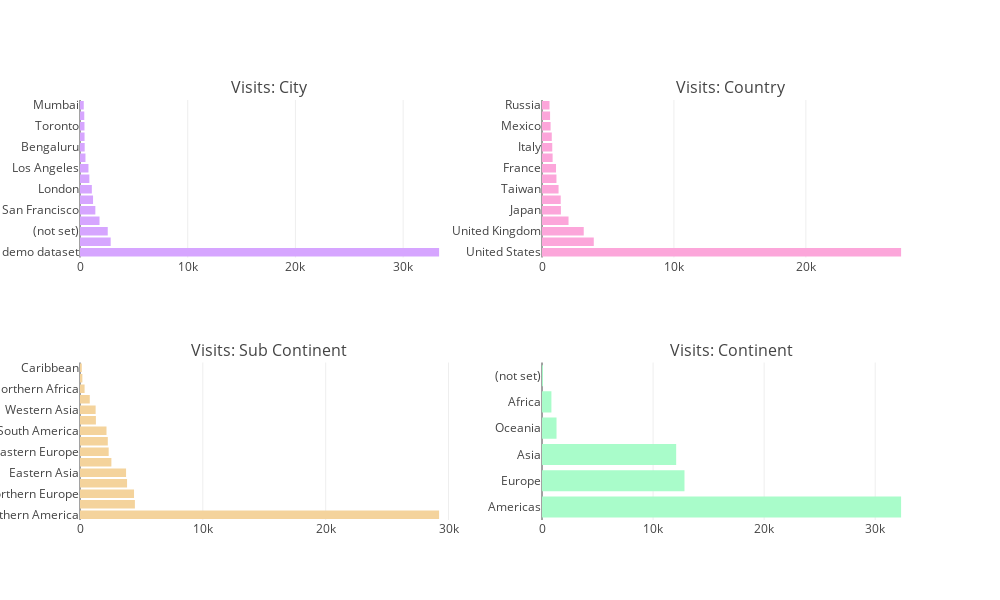
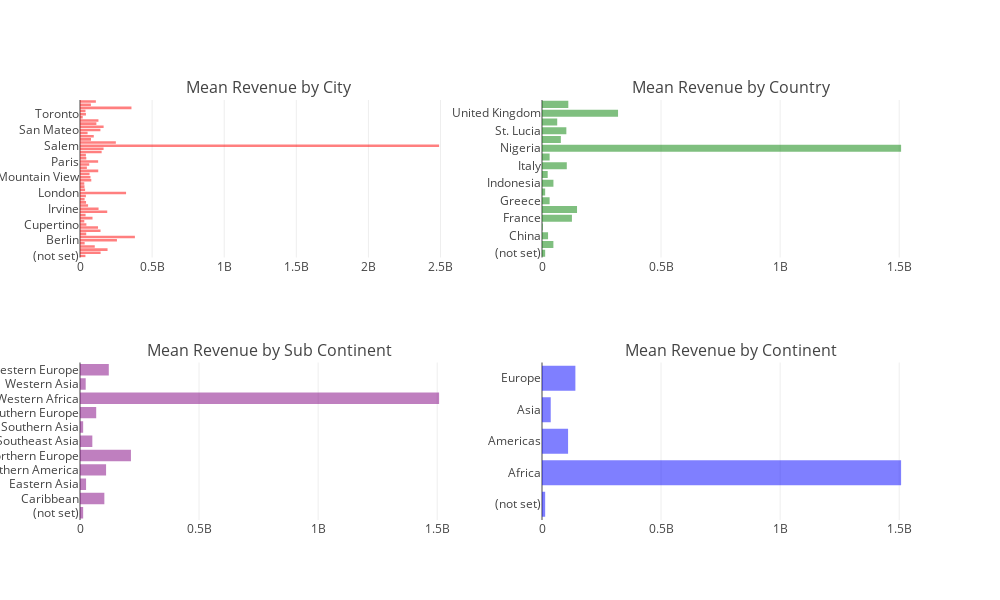

Notebook code cell kept with these figures, in order:
### Code cell
geo_cols = ["geoNetwork_city", "geoNetwork_country", "geoNetwork_subContinent", "geoNetwork_continent"]
colors = ["#d6a5ff", "#fca6da", "#f4d39c", "#a9fcca"]
traces = []
for i, col in enumerate(geo_cols):
    t = train[col].value_counts()
    traces.append(go.Bar(marker=dict(color=colors[i]),orientation="h", y = t.index[:15], x = t.values[:15]))

fig = tools.make_subplots(rows=2, cols=2, 
                          subplot_titles=["Visits: City", "Visits: Country","Visits: Sub Continent","Visits: Continent"]
                          , print_grid=False)
fig.append_trace(traces[0], 1, 1)
fig.append_trace(traces[1], 1, 2)
fig.append_trace(traces[2], 2, 1)
fig.append_trace(traces[3], 2, 2)

fig['layout'].update(height=600,width=1000, showlegend=False)
iplot(fig)

train["totals_transactionRevenue"] = train["totals_transactionRevenue"].astype('float')

fig = tools.make_subplots(rows=2, cols=2, subplot_titles=["Mean Revenue by City", "Mean Revenue by Country","Mean Revenue by Sub Continent","Mean Revenue by Continent"], print_grid=False)

colors = ["red", "green", "purple","blue"]
trs = []
for i, col in enumerate(geo_cols):
    tmp = train.groupby(col).agg({"totals_transactionRevenue": "mean"}).reset_index().rename(columns={"totals_transactionRevenue" : "Mean Revenue"})
    tmp = tmp.dropna()
    tr = go.Bar(x = tmp["Mean Revenue"], orientation="h", marker=dict(opacity=0.5, color=colors[i]), y = tmp[col])
    trs.append(tr)

fig.append_trace(trs[0], 1, 1)
fig.append_trace(trs[1], 1, 2)
fig.append_trace(trs[2], 2, 1)
fig.append_trace(trs[3], 2, 2)

fig['layout'].update(height=600,width=1000, showlegend=False)
iplot(fig)

### Figure 1 — Plotly figure (JSON) as saved in the notebook; plotly's stock layout.template omitted (floating-point values rounded to 4 significant figures)
{"data": [{"marker": {"color": "#d6a5ff"}, "orientation": "h", "type": "bar", "uid": "1883f486-b1f0-4e27-bd6b-f0ad2abd4af2", "x": [33336, 2848, 2575, 1812, 1424, 1211, 1099, 870, 784, 506, 435, 423, 415, 396, 348], "xaxis": "x", "y": ["not available in demo dataset", "Mountain View", "(not set)", "New York", "San Francisco", "Sunnyvale", "London", "San Jose", "Los Angeles", "Chicago", "Bengaluru", "Sydney", "Toronto", "Chennai", "Mumbai"], "yaxis": "y"}, {"marker": {"color": "#fca6da"}, "orientation": "h", "type": "bar", "uid": "275ce72b-bd69-474c-b407-75d5a277e985", "x": [27218, 3925, 3164, 2011, 1433, 1419, 1256, 1095, 1063, 805, 777, 741, 652, 613, 569], "xaxis": "x2", "y": ["United States", "India", "United Kingdom", "Canada", "Japan", "Germany", "Taiwan", "Australia", "France", "Brazil", "Italy", "Spain", "Mexico", "Netherlands", "Russia"], "yaxis": "y2"}, {"marker": {"color": "#f4d39c"}, "orientation": "h", "type": "bar", "uid": "b4bf94df-3b17-45c9-a136-6bf8f6da3fdb", "x": [29233, 4469, 4399, 3832, 3751, 2555, 2335, 2263, 2157, 1294, 1273, 796, 374, 193, 146], "xaxis": "x3", "y": ["Northern America", "Southern Asia", "Northern Europe", "Western Europe", "Eastern Asia", "Southeast Asia", "Eastern Europe", "Southern Europe", "South America", "Australasia", "Western Asia", "Central America", "Northern Africa", "Western Africa", "Caribbean"], "yaxis": "y3"}, {"marker": {"color": "#a9fcca"}, "orientation": "h", "type": "bar", "uid": "d9efdac0-12c4-4dff-b3e4-e3a0d9c3a052", "x": [32332, 12829, 12081, 1307, 847, 85], "xaxis": "x4", "y": ["Americas", "Europe", "Asia", "Oceania", "Africa", "(not set)"], "yaxis": "y4"}], "layout": {"annotations": [{"font": {"size": 16}, "showarrow": false, "text": "Visits: City", "x": 0.225, "xanchor": "center", "xref": "paper", "y": 1, "yanchor": "bottom", "yref": "paper"}, {"font": {"size": 16}, "showarrow": false, "text": "Visits: Country", "x": 0.775, "xanchor": "center", "xref": "paper", "y": 1, "yanchor": "bottom", "yref": "paper"}, {"font": {"size": 16}, "showarrow": false, "text": "Visits: Sub Continent", "x": 0.225, "xanchor": "center", "xref": "paper", "y": 0.375, "yanchor": "bottom", "yref": "paper"}, {"font": {"size": 16}, "showarrow": false, "text": "Visits: Continent", "x": 0.775, "xanchor": "center", "xref": "paper", "y": 0.375, "yanchor": "bottom", "yref": "paper"}], "height": 600, "showlegend": false, "width": 1000, "xaxis": {"anchor": "y", "domain": [0, 0.45]}, "xaxis2": {"anchor": "y2", "domain": [0.55, 1]}, "xaxis3": {"anchor": "y3", "domain": [0, 0.45]}, "xaxis4": {"anchor": "y4", "domain": [0.55, 1]}, "yaxis": {"anchor": "x", "domain": [0.625, 1]}, "yaxis2": {"anchor": "x2", "domain": [0.625, 1]}, "yaxis3": {"anchor": "x3", "domain": [0, 0.375]}, "yaxis4": {"anchor": "x4", "domain": [0, 0.375]}}}

### Figure 2 — Plotly figure (JSON) as saved in the notebook; plotly's stock layout.template omitted (floating-point values rounded to 4 significant figures)
{"data": [{"marker": {"color": "red", "opacity": 0.5}, "orientation": "h", "type": "bar", "uid": "8c0250b3-54e9-4ae0-a8f8-d53b1c4e5559", "x": [37560000.0, 142775625, 191000000.0, 102400000.0, 32280000, 256200000, 380700000.0, 43160000, 142380000, 125114000, 44290000, 29776000, 86803750, 38670000, 188800000.0, 128774000, 55980000, 41976000, 32000000, 40830000.0, 319365000, 35290000.0, 31030000, 29670000, 78270000, 72660000, 66050000, 126400000.0, 47800000, 63970000, 125700000, 43630000, 40950000, 150100000.0, 163430000, 2490000000, 248574000, 76260000.0, 95480000.0, 52630000.0, 141505000, 163700000.0, 113600000.0, 127800000.0, 18990000, 41220000.0, 37990000, 356790000, 75560000.0, 110000000.0], "xaxis": "x", "y": ["(not set)", "Ann Arbor", "Atlanta", "Austin", "Barcelona", "Berlin", "Boston", "Boulder", "Cambridge", "Chicago", "Cupertino", "Dallas", "Denver", "Fremont", "Houston", "Irvine", "Jakarta", "Kirkland", "Kuala Lumpur", "Lake Oswego", "London", "Los Angeles", "Milpitas", "Minneapolis", "Montreal", "Mountain View", "Nashville", "New York", "Oakland", "Palo Alto", "Paris", "Phoenix", "Pittsburgh", "Redmond", "Redwood City", "Salem", "San Bruno", "San Diego", "San Francisco", "San Jose", "San Mateo", "Santa Clara", "Seattle", "Sunnyvale", "Tel Aviv-Yafo", "Toronto", "Vancouver", "Walnut Creek", "Washington", "not available in demo dataset"], "yaxis": "y"}, {"marker": {"color": "green", "opacity": 0.5}, "orientation": "h", "type": "bar", "uid": "4041ca7c-8fb0-4c99-834f-b4f0f0f6488b", "x": [13290000, 47810000, 25490000, 2990000, 125700000, 147090000, 31980000, 13290000, 47985000, 23935000, 104100000, 32000000, 1508000000, 79160000, 102260000, 63890000, 319365000, 110500000.0], "xaxis": "x2", "y": ["(not set)", "Canada", "China", "Finland", "France", "Germany", "Greece", "India", "Indonesia", "Israel", "Italy", "Malaysia", "Nigeria", "Philippines", "St. Lucia", "Switzerland", "United Kingdom", "United States"], "yaxis": "y2"}, {"marker": {"color": "purple", "opacity": 0.5}, "orientation": "h", "type": "bar", "uid": "b37608de-a430-4995-b3fd-27e0c653a793", "x": [13290000, 102260000, 25490000, 109500000.0, 213900000.0, 51782500, 13290000, 68040000, 1508000000, 23935000, 120942500], "xaxis": "x3", "y": ["(not set)", "Caribbean", "Eastern Asia", "Northern America", "Northern Europe", "Southeast Asia", "Southern Asia", "Southern Europe", "Western Africa", "Western Asia", "Western Europe"], "yaxis": "y3"}, {"marker": {"color": "blue", "opacity": 0.5}, "orientation": "h", "type": "bar", "uid": "b5ad4177-2bc9-4ff2-b948-8725123ccf9b", "x": [13290000, 1508000000, 109500000.0, 36722500, 140200000.0], "xaxis": "x4", "y": ["(not set)", "Africa", "Americas", "Asia", "Europe"], "yaxis": "y4"}], "layout": {"annotations": [{"font": {"size": 16}, "showarrow": false, "text": "Mean Revenue by City", "x": 0.225, "xanchor": "center", "xref": "paper", "y": 1, "yanchor": "bottom", "yref": "paper"}, {"font": {"size": 16}, "showarrow": false, "text": "Mean Revenue by Country", "x": 0.775, "xanchor": "center", "xref": "paper", "y": 1, "yanchor": "bottom", "yref": "paper"}, {"font": {"size": 16}, "showarrow": false, "text": "Mean Revenue by Sub Continent", "x": 0.225, "xanchor": "center", "xref": "paper", "y": 0.375, "yanchor": "bottom", "yref": "paper"}, {"font": {"size": 16}, "showarrow": false, "text": "Mean Revenue by Continent", "x": 0.775, "xanchor": "center", "xref": "paper", "y": 0.375, "yanchor": "bottom", "yref": "paper"}], "height": 600, "showlegend": false, "width": 1000, "xaxis": {"anchor": "y", "domain": [0, 0.45]}, "xaxis2": {"anchor": "y2", "domain": [0.55, 1]}, "xaxis3": {"anchor": "y3", "domain": [0, 0.45]}, "xaxis4": {"anchor": "y4", "domain": [0.55, 1]}, "yaxis": {"anchor": "x", "domain": [0.625, 1]}, "yaxis2": {"anchor": "x2", "domain": [0.625, 1]}, "yaxis3": {"anchor": "x3", "domain": [0, 0.375]}, "yaxis4": {"anchor": "x4", "domain": [0, 0.375]}}}
